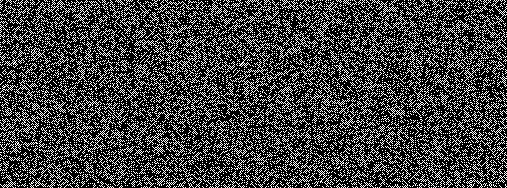
#> input picture assets/bitmap/d_xor_in.png, 507 x 188 px
$ python d_xor.py
#> lines starting #> are read from the running program, lines starting #| are printed output that depends on the picture
from PIL import Image

img = Image.open('d_xor_in.png')
#> img is the input picture: PIL image 507x188 RGBA; mean R, G, B, A 63.8, 63.8, 63.8, 255
pixels = img.load()

for i in range(0, img.size[0]):
    for j in range(0, img.size[1]):
        if i % 2 or j % 2:
            r,g,b,a = pixels[i,j]
            pixels[i,j] = (255-r,255-g,255-b)

img.save('d_xor_out.png')
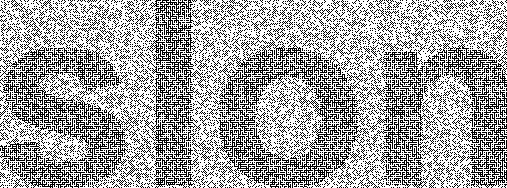
#> saved as d_xor_out.png: PIL image 507x188 RGBA; mean R, G, B, A 164.4, 164.4, 164.4, 255
